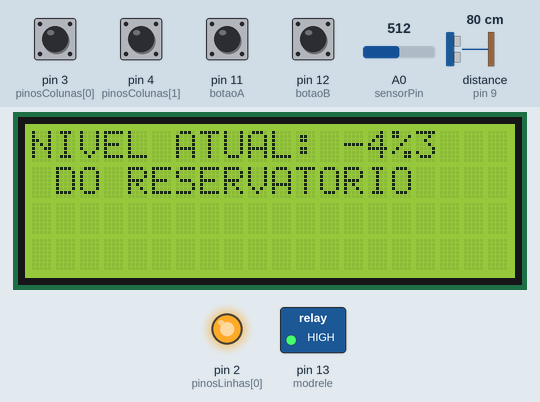
The sketch below on a simulated Arduino Uno, built with avr-gcc and run on an emulated ATmega328P. Parts: 20×4 character LCD, switched loads named in the sketch (green lamp = pin HIGH), output pins drawn as LEDs (lit = HIGH). Wiring (inferred from the names in the program): ultrasonic range finder: trigger pin 10; echo pin 9. The inputs (shaded band) are chosen by the test bench; at power-on: pin 3 (pinosColunas[0]), pin 4 (pinosColunas[1]), pin 11 (botaoA), pin 12 (botaoB) HIGH, distance to the obstacle (sensor on pin 9) 80 cm, A0 (sensorPin) = 512. The echo pulse lasts 58.3 µs per cm; pins used as bus, display or sensor lines are not drawn; what the sketch prints to the serial monitor is not drawn.

Above: at 1.2 s.
1.3 s: pin 3 (pinosColunas[0]) pulled LOW for 1.75 s
At 3.4 s:
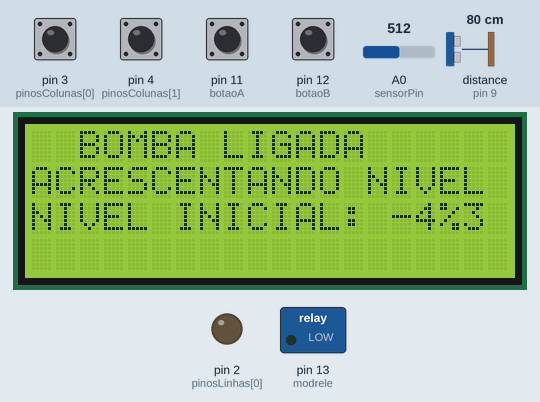
5.7 s: pin 3 (pinosColunas[0]) pulled LOW for 1.75 s
At 7.4 s:
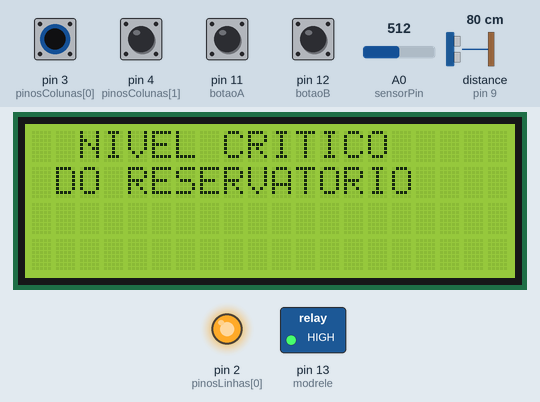
15.7 s: distance to the obstacle (sensor on pin 9) set to 2 cm
At 17.8 s:
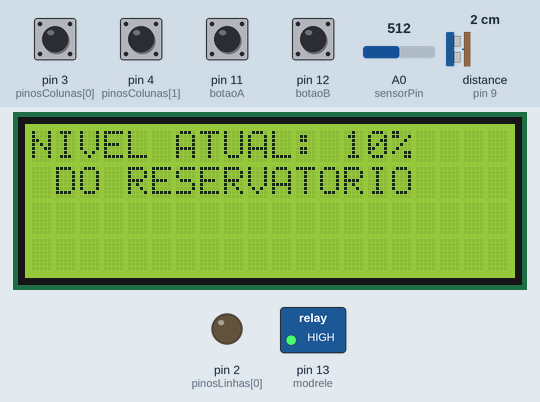
20.0 s: distance to the obstacle (sensor on pin 9) set to 4 cm
At 21.3 s:
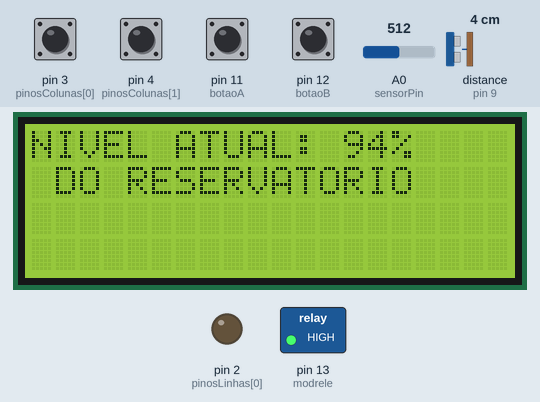
23.1 s: pin 11 (botaoA) pulled LOW for 1.75 s
At 26.0 s:
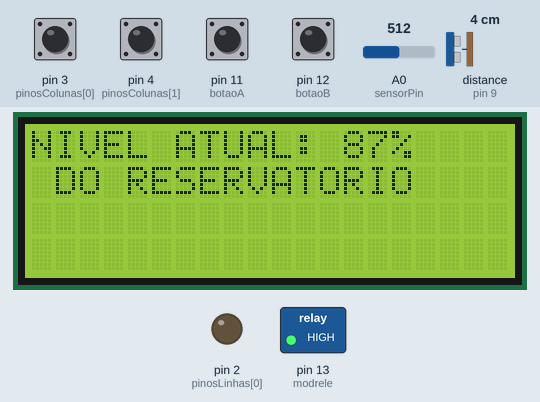
28.2 s: distance to the obstacle (sensor on pin 9) set to 9 cm
At 30.6 s:
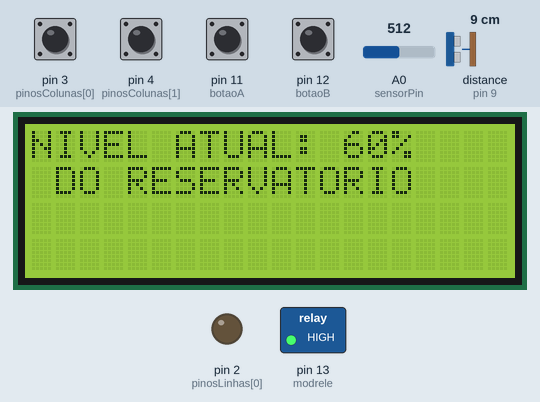
Timing chart, 0 to 32.1 s (numbered marks = the images above; inputs shaded):
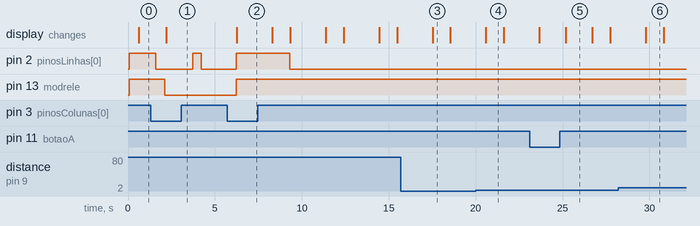

The sketch:

simobo_sergio.ino
```cpp
#include <Wire.h>
#include <LiquidCrystal_I2C.h>

LiquidCrystal_I2C lcd(0x27, 20, 4);  // Chamada da funcação LiquidCrystal para ser usada com o I2C

#define echoPin 9   //recebe
#define trigPin 10  //envia
#define botaoA 11   // Sensor B
#define botaoB 12   // Sensor A
#define modrele 13  // Controle do modulo
#define valvula 6   //valvula
const int sensorPin = A0;

int duracao = 0;
int distanciaCM = 0;
int conv4, conv5;
int sensorA, sensorB;
int contador1, contador2, contador3,valvula2, clicks;
int bomba = 1;
float vazao;
float sensorValue;
float vazaoConvertida;


const int linhas = 1;   // Número de linhas no teclado
const int colunas = 2;  // Número de colunas no teclado

// Definindo os pinos do teclado
const int pinosLinhas[linhas] = { 2 };
const int pinosColunas[colunas] = { 3, 4 };


void setup() {
  Serial.begin(9600);

  lcd.init();  // Serve para iniciar a comunicação com o display já conectado
  lcd.backlight();
  lcd.setCursor(0, 0);
  lcd.print("ON");

  pinMode(echoPin, INPUT);
  pinMode(trigPin, OUTPUT);
  pinMode(modrele, OUTPUT);
  pinMode(botaoA, INPUT_PULLUP);
  pinMode(botaoB, INPUT_PULLUP);
  pinMode(sensorPin, INPUT);

  digitalWrite(modrele, HIGH);
  digitalWrite(valvula, HIGH);


  // Configurando os pinos de linha como OUTPUT
  for (int i = 0; i < linhas; i++) {
    pinMode(pinosLinhas[i], OUTPUT);
    digitalWrite(pinosLinhas[i], HIGH);  // Configurando para alto por padrão
  }

  // Configurando os pinos de coluna como INPUT com resistor de pull-up
  for (int i = 0; i < colunas; i++) {
    pinMode(pinosColunas[i], INPUT_PULLUP);
  }
}
void loop() {

  sensorA = digitalRead(botaoA);  // lEITURA SENSOR A
  sensorB = digitalRead(botaoB);  // LEITURA SENSOR B

  digitalWrite(trigPin, HIGH);  //LIGA PINO TRIG
  delayMicroseconds(5);         // DELAY EM MICROSSEGUNDOS
  digitalWrite(trigPin, LOW);   //DESLIGA PINO TRIG
  delayMicroseconds(10);        // DELAY EM MICROSSEGUNDOS

  duracao = pulseIn(echoPin, HIGH);  // RECEBE VALOR PINO ECHO
  distanciaCM = duracao * 0.017175;  //((344*100)/ 10e6)
  delay(500);

  sensorValue = analogRead(sensorPin);
  vazaoConvertida = map(sensorValue, 0, 1023, 0, 100);

  //Serial.println(distanciaCM);

  conv4 = (map(distanciaCM, 2.7, 17.1, 0, 100));
  conv5 = (map(conv4, 0, 100, 100, 0));
  //Serial.print(conv5);
  //Serial.println("%");

  // Lê o valor do sensor de fluxo
  sensorValue = analogRead(sensorPin);
  vazaoConvertida = map(sensorValue, 0, 1023, 0, 100);

  if (bomba == 1) {
    lcd.clear();
    lcd.setCursor(0, 0);
    lcd.print("NIVEL ATUAL:");
    lcd.setCursor(13, 0);
    lcd.print(conv5);
    lcd.setCursor(15, 0);
    lcd.print("%");
    lcd.setCursor(1, 1);
    lcd.print("DO RESERVATORIO");
    delay(1000);
  }


  // Verificando as teclas pressionadas
  for (int i = 0; i < linhas; i++) {
    // Configurando a linha atual como LOW
    digitalWrite(pinosLinhas[i], LOW);

    // Verificando as colunas para teclas pressionadas
    for (int j = 0; j < colunas; j++) {
      if (digitalRead(pinosColunas[j]) == LOW) {
        // Tecla pressionada
        int tecla = i * colunas + j + 1;  // Calculando o número da tecla
                                          // Serial.println("Tecla pressionada: " + String(tecla));


        // Lógica para lidar com as teclas 1 e 2
        if (tecla == 1 ) {
          // Código para a tecla 1
          Serial.println("Tecla 1 pressionada");
          delay(500);

          if (tecla == 1) {
            contador1++;
          }

          if (contador1 == 1) {
            if (sensorB == 1 && contador2 == 0) {


              digitalWrite(modrele, LOW);
              delay(50);
              digitalWrite(valvula, HIGH);

              lcd.setBacklight(HIGH);  // Serve para ligar a luz do display

              lcd.clear();
              lcd.setCursor(2, 0);
              lcd.print("BOMBA LIGADA");
              lcd.setCursor(0, 1);
              lcd.print("ACRESCENTANDO NIVEL");
              lcd.setCursor(0, 2);
              lcd.print("NIVEL INICIAL:");
              lcd.setCursor(15, 2);
              lcd.print(conv5);
              lcd.setCursor(17, 2);
              lcd.print("%");
              delay(1500);
              bomba = 0;
            }
          }
          if (contador1 > 1) {
            bomba = 1;
            contador1 = 0;
            digitalWrite(modrele, HIGH);
            digitalWrite(valvula, HIGH);
          }

        }


    digitalWrite(pinosLinhas[i], HIGH);

        }


}

  if (sensorA == 1 && sensorB == 1) {  // Se sensor de nivel baixo e alto OFF, NIVEL CRITICO
    if (bomba == 1) {
      if(valvula2=1){
      lcd.clear();
      lcd.setCursor(2, 0);
      lcd.print("NIVEL CRITICO");
      lcd.setCursor(1, 1);
      lcd.print("DO RESERVATORIO");
      delay(1500);
    }
  }
  }
  if (sensorA == 0 && sensorB == 0) {  //Se os dois sensores ON, NIVEL MAXIMO
    lcd.clear();
    lcd.setCursor(2, 0);
    lcd.print("NIVEL MAXIMO");
    lcd.setCursor(1, 1);
    lcd.print("DO RESERVATORIO");
  }

}
}
```

Measured:
- after the input at 1.3 s, pin 13 (modrele): HIGH → LOW after 0.81 s; the display: changes after 0.91 s (image 1)
- after the input at 5.7 s, pin 2 (pinosLinhas[0]): LOW → HIGH after 0.54 s, → LOW 3.1 s later; pin 13 (modrele): LOW → HIGH after 0.54 s; the display: changes after 0.57 s (image 2)
- after the input at 15.7 s, the display: changes after 1.8 s (image 3)
- after the input at 20.0 s, the display: changes after 0.58 s (image 4)
- after the input at 28.2 s, the display: changes after 1.6 s (image 6)
- what the display in image 3 shows lasts 1.0 s, from 17.5 s to 18.5 s
- what the display in image 5 shows lasts 1.5 s, from 25.2 s to 26.7 s
